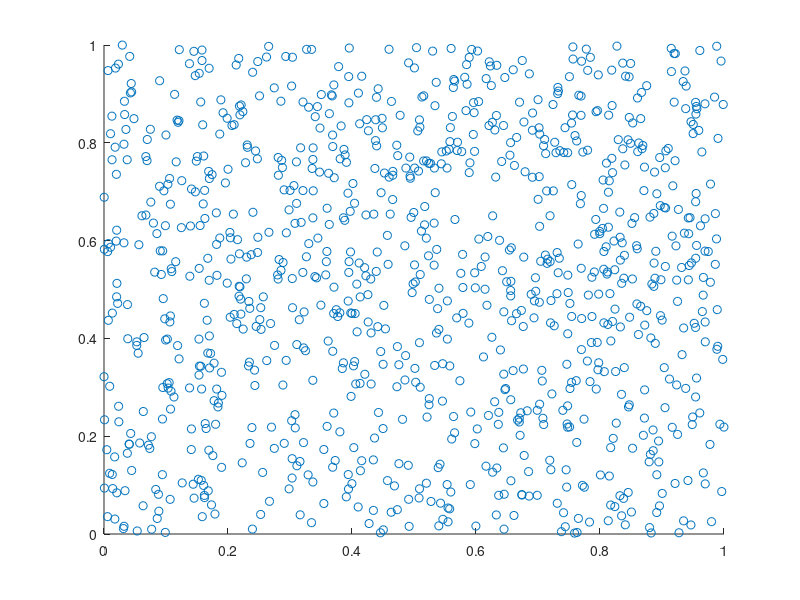
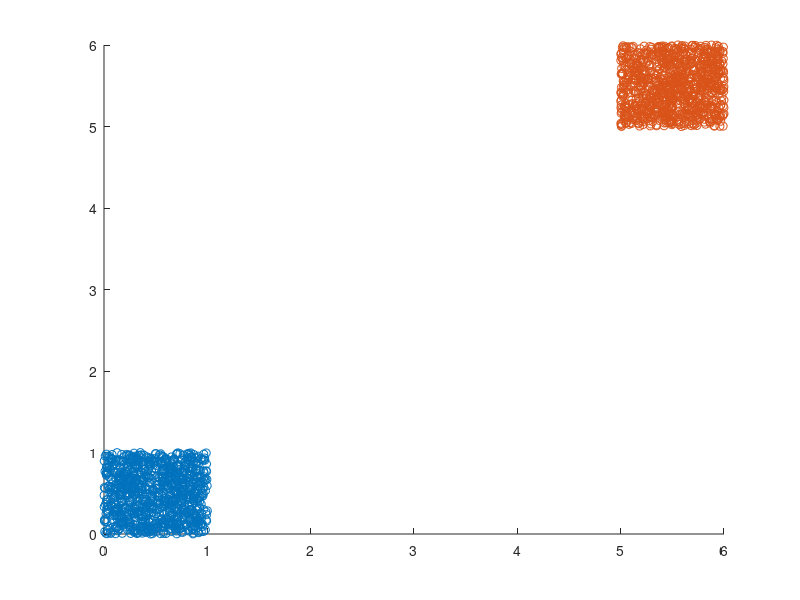

Recreate these plots in MATLAB, in order.
clear;
clc;

x = rand(1000,1);
y = rand(1000,1);

scatter(x,y); % scatter plot of x versus y
% this by default uses blue bubbles

% you can create another one with say red '+' markers
scatter(x,y,'r+'); % note this overwrites the earlier figure!

% what if you wanted to have two figures?
scatter(x,y);
figure; % this creates a new figure
scatter(x,y,'r+');

% let's say you had two datasets and you wanted to place both the scatter
% plots on the same figure. what do you do?
x1 = rand(1000,1);
y1 = rand(1000,1);
x2 = 5+rand(1000,1);
y2 = 5+rand(1000,1);
scatter(x1,y1);
hold on; % this ensure that the next figure is overlaid on the current one!
scatter(x2,y2,'r+');
